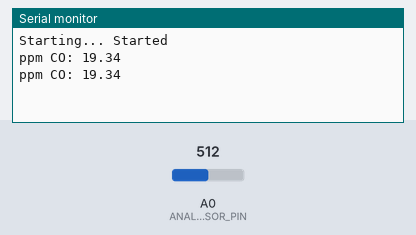
This sketch was run on a simulated Arduino Uno, built with avr-gcc and run on an emulated ATmega328P. Parts: the last lines printed to the serial monitor. The test bench sets the inputs (shaded band); at power-on: A0 (ANALOG_SENSOR_PIN) = 512.

Above: at 1.8 s.
1.9 s: A0 (ANALOG_SENSOR_PIN) set to 1005
At 2.7 s:
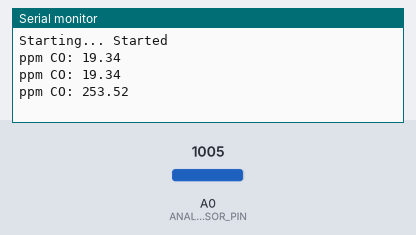
3.4 s: A0 (ANALOG_SENSOR_PIN) set to 1023
At 4.8 s:
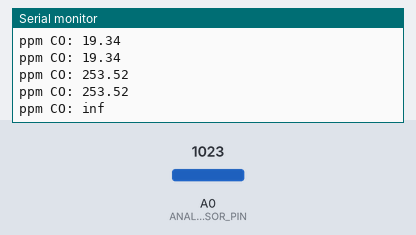

Measured:
- the behaviour switches between 1022 and 1023 on A0 (ANALOG_SENSOR_PIN) (found by bisection; images 1 and 2)
- after the input at 1.9 s, the serial monitor: prints a new line after 0.10 s (image 1)
- after the input at 3.4 s, the serial monitor: prints a new line after 0.61 s (image 2)

The sketch:

Arduino_CO_sensor.ino
```cpp
/**
 * Working code for MQ-7 CO sensor
 * https://github.com/swatish17/MQ7-Library
 *
 * A0  > A0
 * D0  > /
 * GND > GND
 * VCC > +5V
 *
 * In order to further optimalize the result, preheat the sensor! http://www.areresearch.net/2017/03/detect-co-with-mq-7-sensor-module.html#comment-form
 *
 */

#include "MQ7.h"
const int ANALOG_SENSOR_PIN = A0;
MQ7 mq(ANALOG_SENSOR_PIN, 5.0);  // param[1] : Analog pin number, param[2] : Sensor Vcc value


void setup() {
  Serial.begin(9600);
  Serial.print("Starting... ");
  //Initialize the sensor object
  Serial.println("Started");
}

void loop() {
  // To find the ppm
  float ppm = mq.getPPM();
  Serial.print("ppm CO: ");
  Serial.println(ppm);
  delay(1000);
}
```

MQ7.cpp
```cpp
/*
Library for CO (Carbon Monoxide Gas) ppm value
by using MQ7 gas sensor.
Datasheet : https://www.sparkfun.com/datasheets/Sensors/Biometric/MQ-7.pdf
*/

#if (ARDUINO >= 100)
    #include "Arduino.h"
#else
    #include <avr/io.h>
    #include "WProgram.h"
#endif

#include "MQ7.h"
/*
Constructor to initialize the analog pin and input voltage to MQ7
@param pin : Input pin from MQ7 analog pin
@param v_input : Input voltage to MQ7 sensor
*/
MQ7::MQ7(uint8_t pin, float v_input){
  analogPin = pin;
  v_in = v_input;
}

/*
Function is used to return the ppm value of CO gas concentration
by using the parameter found using the function f(x) = a * ((Rs/R0) ^ b)
@return ppm value of Carbon Monoxide concentration
*/
float MQ7::getPPM(){
  return (float)(coefficient_A * pow(getRatio(), coefficient_B));
}

/*
This function returns voltage from the analog input value
Refer ADC Conversion for further reference
@param value : value from analogPin
@return voltage
*/
float MQ7::voltageConversion(int value){
  return (float) value * (v_in / 1023.0);
}

/*
This function is for the deriving the Rs/R0 to find ppm
@return The value of Rs/R_Load
*/
float MQ7::getRatio(){
  int value = analogRead(analogPin);
  float v_out = voltageConversion(value);
  return (v_in - v_out) / v_out;
}
/*
To find the sensor resistance Rs
@return Rs value
*/
float MQ7::getSensorResistance(){
  return R_Load * getRatio();
}
```

MQ7.h
```cpp
/*
Library for CO (Carbon Monoxide Gas) ppm value
by using MQ7 gas sensor.
Datasheet : https://www.sparkfun.com/datasheets/Sensors/Biometric/MQ-7.pdf
*/

#ifndef MQ7_h
#define MQ7_h

/*
The coefficients are estimated from the sensitivity characteristics graph
of the MQ7 sensor for CO (Carbon Monoxide) gas by using Correlation function.
Explanation :
  The graph in the datasheet is represented with the function
  f(x) = a * (x ^ b).
  where
    f(x) = ppm
    x = Rs/R0
  The values were mapped with this function to determine the coefficients a and b.
*/

#define coefficient_A 19.32
#define coefficient_B -0.64

//Load resistance 10 Kohms on the sensor potentiometer
#define R_Load 10.0

class MQ7 {
  private:
    uint8_t analogPin;
    float v_in;
    float voltageConversion(int);
  public:
    MQ7(uint8_t, float);
    float getPPM();
    float getSensorResistance();
    float getRatio();
};

#endif
```
